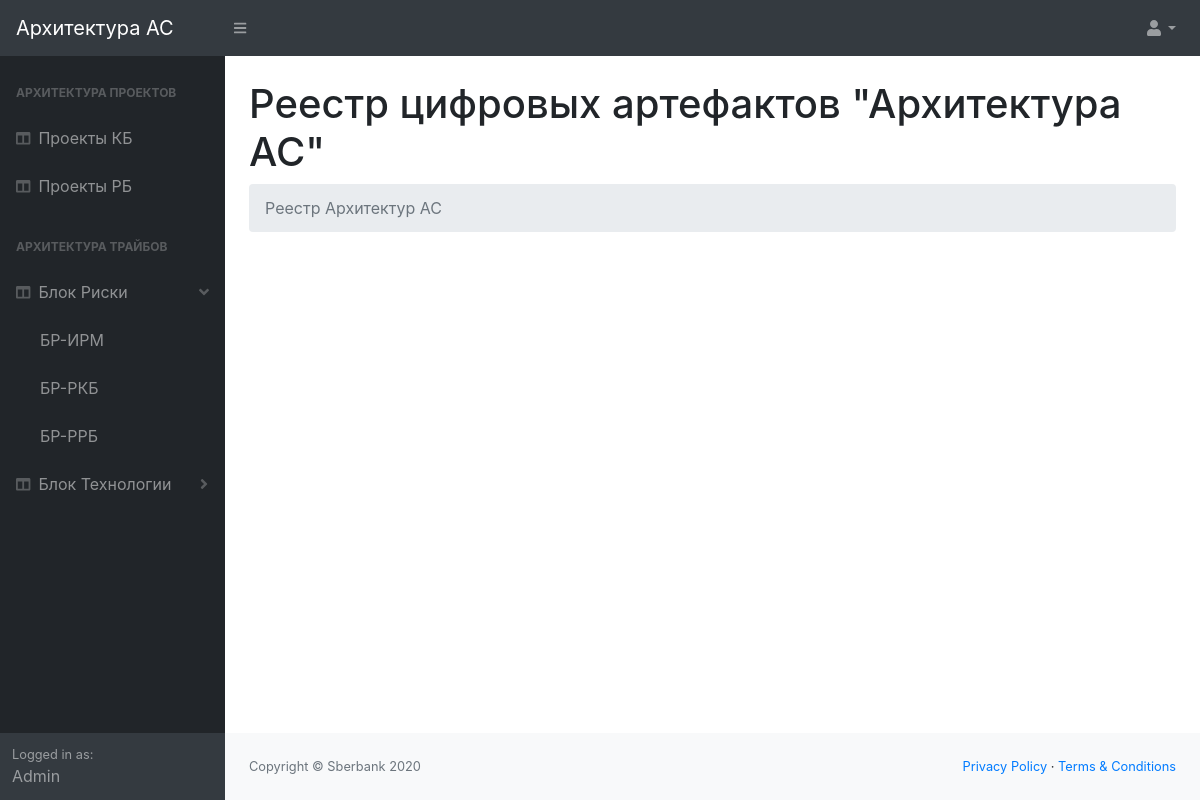
The app's page /, older data.
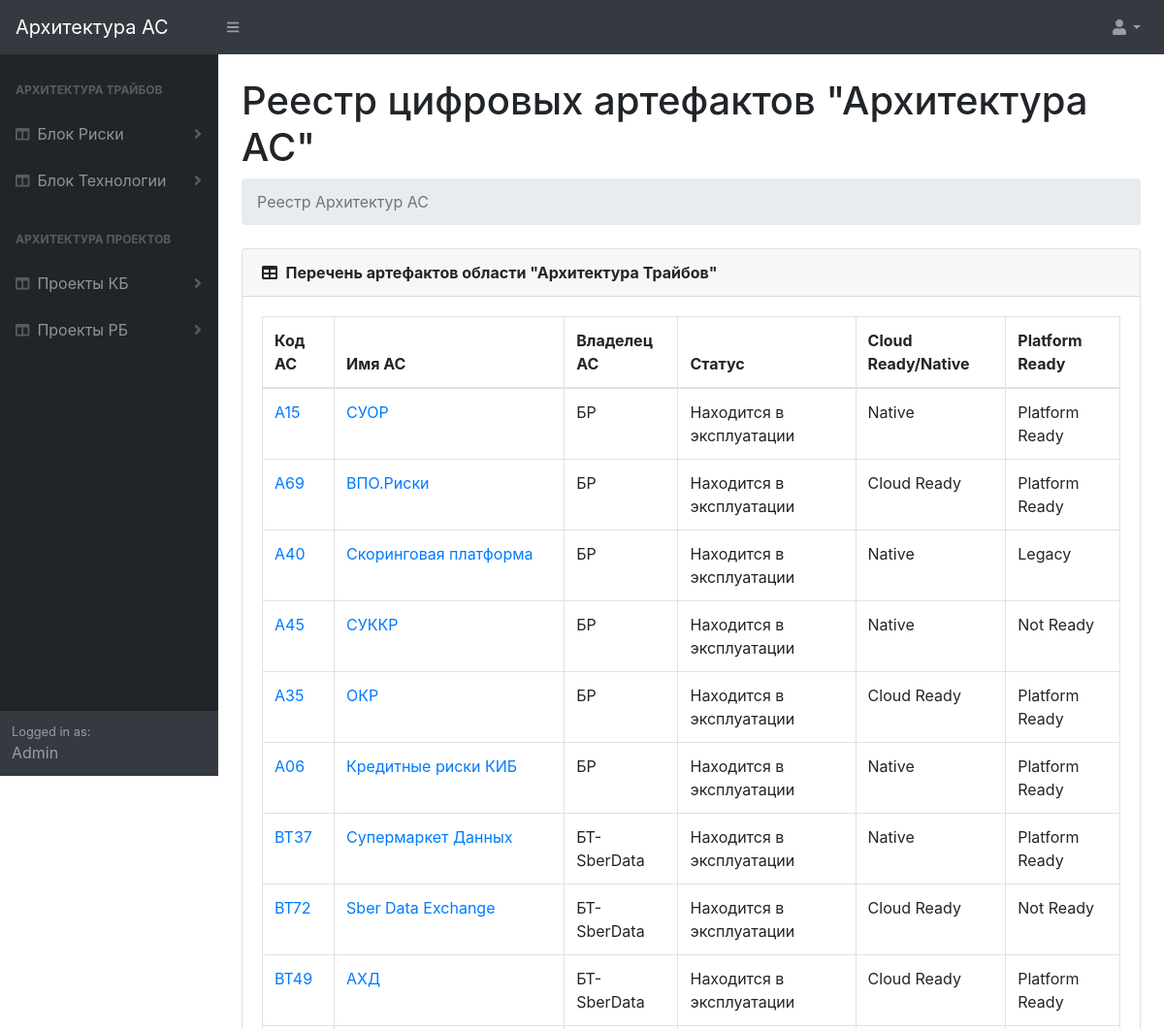
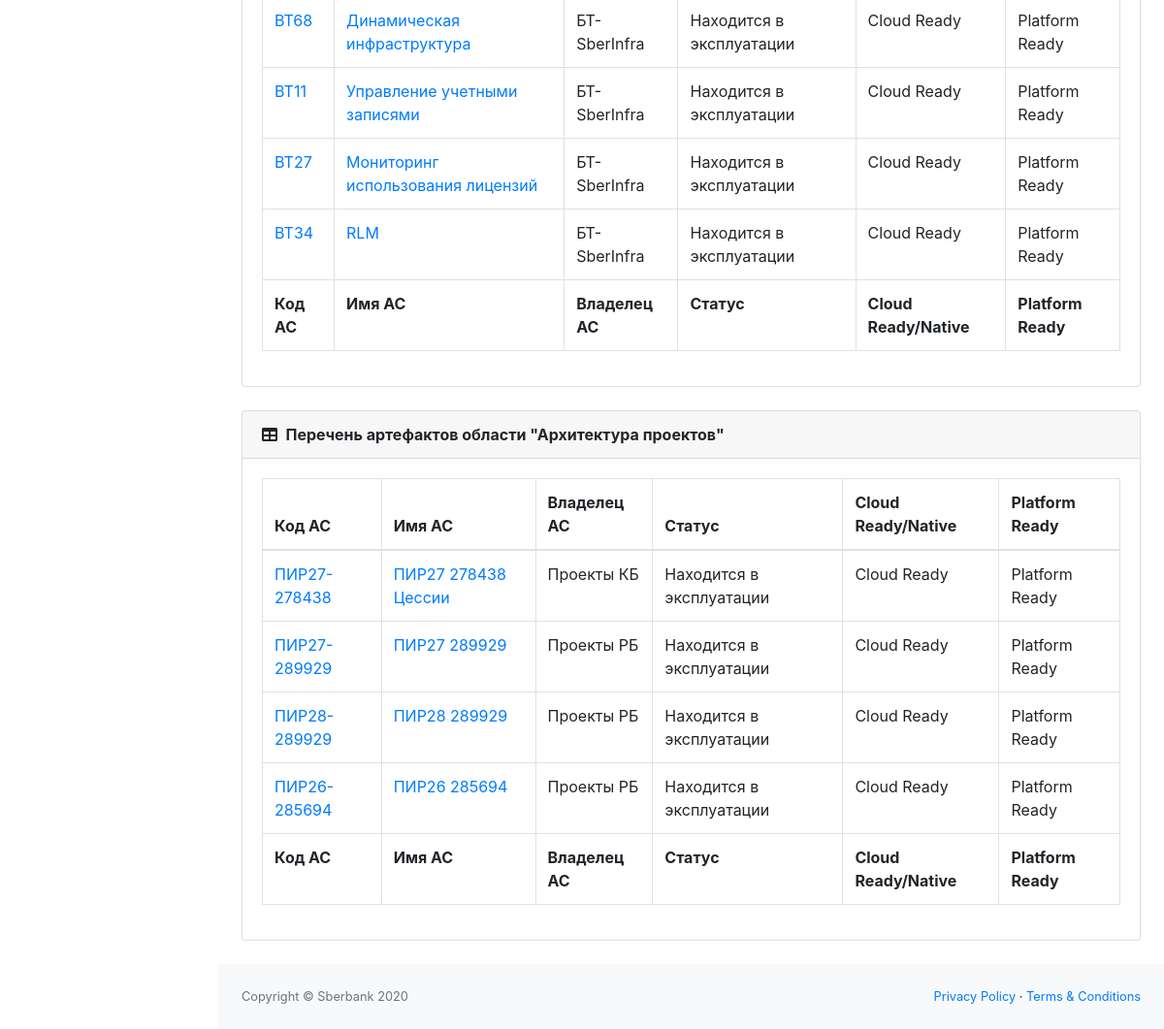
The same page, newer data (2 pictures, top to bottom).
### archas/models.py (models this page shows, shortened)
class ArchitectureRealm(models.Model):
    name = models.CharField('Область Определения Архитектуры', max_length=50)

class ArchitectureCategory(models.Model):
    realm = models.ForeignKey(ArchitectureRealm, on_delete=models.CASCADE)
    name = models.CharField('Категория АС', max_length=50)

class AutomatedSystem(models.Model):
    subcategory = models.ForeignKey(ArchitectureSubCategory, on_delete=models.CASCADE)
    code = models.CharField('Код АС', max_length=50)
    name = models.CharField('Автоматизированная Система', max_length=100)
    owner = models.CharField('Владелец', max_length=50, blank=True)
    status = models.CharField('Статус', max_length=50, blank=True)
    cloud_ready = models.CharField('Cloud Ready/Native	', max_length=50, blank=True)
    platform_ready = models.CharField('Platform Ready', max_length=50, blank=True)
    owner_block = models.CharField('Владелец - Блок', max_length=50, blank=True)
    owner_tribe = models.CharField('Владелец - Трайб', max_length=50, blank=True)
    full_name = models.CharField('Полное имя АС', max_length=50, blank=True)
    nickname = models.CharField('Псевдоним АС', max_length=50, blank=True)
    short_description = models.CharField('Краткое описание', max_length=50, blank=True)
    rsa_id = models.CharField('ID в RSA', max_length=50, blank=True)
    service_desk_id = models.CharField('ID в Service Desk', max_length=50, blank=True)
    guid = models.CharField('GUID', max_length=50, blank=True)
    centralization_level = models.CharField('Уровень централизации', max_length=50, blank=True)
    system_criticality = models.CharField('Критичность системы', max_length=50, blank=True)
    target_status = models.CharField('Целевой статус', max_length=50, blank=True)
    target_readiness = models.CharField('Готовность целевого решения', max_length=50, blank=True)
    as_lider = models.CharField('Лидер АС', max_length=50, blank=True)
    as_architect = models.CharField('Архитектор АС', max_length=50, blank=True)
    architect_in_charge = models.CharField('Курирующий архитектор', max_length=50, blank=True)
    editors = models.CharField('Редакторы', max_length=50, blank=True)
    target_architecture_diagram = models.ImageField('Диаграмма целевой архитектуры', upload_to='target_architecture_diagrams', blank=True)

### archas/views.py (the view)
# urls.py: path('',views.overview_view, name='overview_view'),
def overview_view(request):
    realms = ArchitectureRealm.objects.all()
    context = {
                'realms': realms
                }
    return render (request, 'archas/overview_view.html', context)

### archas/templates/archas/overview_view.html (shortened to what this page needs)
{% extends "archas/archas_base.html" %}
{% block content%}
                        <h1 class="mt-4">Реестр цифровых артефактов "Архитектура АС"</h1>
                        <ol class="breadcrumb mb-4">
                            <li class="breadcrumb-item active">Реестр Архитектур АС</li>
                        </ol>
                    {% for realm in realms %}
						<div class="card mb-4">
                            <div class="card-header">
                                <i class="fas fa-table mr-1"></i>
                                <b>Перечень артефактов области "{{ realm.name }}"</b>
                            </div>
                            <div class="card-body">
                                <div class="table-responsive">
                                    <table class="table table-bordered" id="dataTable{{ forloop.counter }}" width="100%" cellspacing="0">
                                        <thead>
                                            <tr>
                                                <th>Код АС</th>
                                                <th>Имя АС</th>
                                                <th>Владелец АС</th>
                                                <th>Статус</th>
                                                <th>Cloud Ready/Native</th>
                                                <th>Platform Ready</th>
                                            </tr>
                                        </thead>
                                        <tfoot>
                                            <tr>
                                                <th>Код АС</th>
                                                <th>Имя АС</th>
                                                <th>Владелец АС</th>
                                                <th>Статус</th>
                                                <th>Cloud Ready/Native</th>
                                                <th>Platform Ready</th>
                                            </tr>
                                        </tfoot>
										<tbody>
                                    {% for category in realm.architecturecategory_set.all %}
                                        {% for subcat in category.architecturesubcategory_set.all %}
                                            {% for automated_system in subcat.automatedsystem_set.all %}
                                            <tr>
                                                <td><a href="{% url 'archas:as_detail' automated_system.id %}">{{ automated_system.code }}</a></td>
                                                <td><a href="{% url 'archas:as_detail' automated_system.id %}">{{ automated_system.name }}</a></td>
                                                <td>{{ automated_system.owner }}</td>
                                                <td>{{ automated_system.status }}</td>
                                                <td>{{ automated_system.cloud_ready }}</td>
                                                <td>{{ automated_system.platform_ready }}</td>
                                            </tr>
                                            {% endfor %}
                                        {% endfor %}
                                    {% endfor %}
                                        </tbody>
                                    </table>
                                </div>
                            </div>
                        </div>
                    {% endfor %}
{% endblock content%}

### archas/templates/archas/archas_base.html (shortened to what the changed rows need)
<!DOCTYPE html>
<html lang="en">
    <head>
        {% load static %}
        <link href="{% static 'archas/css/styles.css' %}" rel="stylesheet" />
        <link href="https://cdn.datatables.net/1.10.20/css/dataTables.bootstrap4.min.css" rel="stylesheet" />
    </head>
    <body class="sb-nav-fixed">
        <div id="layoutSidenav">
            <div id="layoutSidenav_nav">
                <nav class="sb-sidenav accordion sb-sidenav-dark" id="sidenavAccordion">
                    <div class="sb-sidenav-menu">
                        <div class="nav">
                            {% if realms %}
                                {% for realm_iter in realms %}
                                    <div class="sb-sidenav-menu-heading">{{ realm_iter.name }}</div>
                                        {% for category_iter in realm_iter.architecturecategory_set.all %}
                                            <a class="nav-link collapsed" href="{% url 'archas:category_view' category_iter.id %}" data-toggle="collapse" data-target="#collapseCategory{{category_iter.id}}" aria-expanded="false" aria-controls="collapseCategory{{category_iter.id}}">
                                                <div class="sb-nav-link-icon"><i class="fas fa-columns"></i></div>
                                                {{ category_iter.name }}
                                                {% if category_iter.architecturesubcategory_set.all.count > 0 %}
                                                    <div class="sb-sidenav-collapse-arrow"><i class="fas fa-angle-down"></i></div>
                                                {% endif %}
                                            </a>
                                        {% endfor %}
                                {% endfor %}
                            {% else %}
                            <div class="sb-sidenav-menu-heading">Архитектура проектов</div>
                            <a class="nav-link" href="/asl/?catalog=Проекты КБ">
                                <div class="sb-nav-link-icon"><i class="fas fa-columns"></i></div>
                                Проекты КБ
                            </a>
                            <a class="nav-link" href="/asl/?catalog=Проекты РБ">
                                <div class="sb-nav-link-icon"><i class="fas fa-columns"></i></div>
                                Проекты РБ
                            </a>
                            <div class="sb-sidenav-menu-heading">Архитектура трайбов</div>
                            <a class="nav-link" href="#" data-toggle="collapse" data-target="#collapseProjects" aria-expanded="true" aria-controls="collapseProjects">
                                <div class="sb-nav-link-icon"><i class="fas fa-columns"></i></div>
                                Блок Риски
                                <div class="sb-sidenav-collapse-arrow"><i class="fas fa-angle-down"></i></div>
                            </a>
                            <div class="collapse show" id="collapseProjects" aria-labelledby="headingOne" data-parent="#sidenavAccordion">
                                <nav class="sb-sidenav-menu-nested nav">
                                    <a class="nav-link" href="/asl">БР-ИРМ</a>
                                    <a class="nav-link" href="/asl">БР-РКБ</a>
                                    <a class="nav-link" href="/asl">БР-РРБ</a>
                                </nav>
                            </div>
                            <a class="nav-link collapsed" href="#" data-toggle="collapse" data-target="#collapseTribes" aria-expanded="false" aria-controls="collapseTribes">
                                <div class="sb-nav-link-icon"><i class="fas fa-columns"></i></div>
                                Блок Технологии
                                <div class="sb-sidenav-collapse-arrow"><i class="fas fa-angle-down"></i></div>
                            </a>
                            {% endif %}
                        </div>
                    </div>
                </nav>
            </div>
            <div id="layoutSidenav_content">
                <main>
                    <div class="container-fluid">
                        {% block content%}{% endblock content%}
					</div>
                </main>
            </div>
        </div>
    </body>
</html>

Row changes from the older to the newer data that the page shows:
added ArchitectureRealm: name "АРХИТЕКТУРА ТРАЙБОВ", name "Архитектура Трайбов"
added ArchitectureCategory: name "Блок Риски"
added ArchitectureCategory: name "Блок Технологии"
added ArchitectureRealm: name "АРХИТЕКТУРА ПРОЕКТОВ", name "Архитектура проектов"
added ArchitectureCategory: name "Проекты КБ"
added ArchitectureCategory: name "Проекты РБ"
added AutomatedSystem: code "А15", name "СУОР", owner "БР", status "Находится в эксплуатации", cloud_ready "Native", platform_ready "Platform Ready"
added AutomatedSystem: code "A69", name "ВПО.Риски", owner "БР", status "Находится в эксплуатации", cloud_ready "Cloud Ready", platform_ready "Platform Ready"
added AutomatedSystem: code "A40", name "Скоринговая платформа", owner "БР", status "Находится в эксплуатации", cloud_ready "Native", platform_ready "Legacy"
added AutomatedSystem: code "А45", name "СУККР", owner "БР", status "Находится в эксплуатации", cloud_ready "Native", platform_ready "Not Ready"
added AutomatedSystem: code "A35", name "ОКР", owner "БР", status "Находится в эксплуатации", cloud_ready "Cloud Ready", platform_ready "Platform Ready"
added AutomatedSystem: code "A06", name "Кредитные риски КИБ", owner "БР", status "Находится в эксплуатации", cloud_ready "Native", platform_ready "Platform Ready"
added AutomatedSystem: code "BT37", name "Супермаркет Данных", owner "БТ-SberData", status "Находится в эксплуатации", cloud_ready "Native", platform_ready "Platform Ready"
added AutomatedSystem: code "BT72", name "Sber Data Exchange", owner "БТ-SberData", status "Находится в эксплуатации", cloud_ready "Cloud Ready", platform_ready "Not Ready"
added AutomatedSystem: code "BT49", name "АХД", owner "БТ-SberData", status "Находится в эксплуатации", cloud_ready "Cloud Ready", platform_ready "Platform Ready"
added AutomatedSystem: code "BT68", name "Динамическая инфраструктура", owner "БТ-SberInfra", status "Находится в эксплуатации", cloud_ready "Cloud Ready", platform_ready "Platform Ready"
added AutomatedSystem: code "BT11", name "Управление учетными записями", owner "БТ-SberInfra", status "Находится в эксплуатации", cloud_ready "Cloud Ready", platform_ready "Platform Ready"
added AutomatedSystem: code "BT27", name "Мониторинг использования лицензий", owner "БТ-SberInfra", status "Находится в эксплуатации", cloud_ready "Cloud Ready", platform_ready "Platform Ready"
added AutomatedSystem: code "BT34", name "RLM", owner "БТ-SberInfra", status "Находится в эксплуатации", cloud_ready "Cloud Ready", platform_ready "Platform Ready"
added AutomatedSystem: code "ПИР27-278438", name "ПИР27 278438 Цессии", owner "Проекты КБ", status "Находится в эксплуатации", cloud_ready "Cloud Ready", platform_ready "Platform Ready"
added AutomatedSystem: code "ПИР27-289929", name "ПИР27 289929", owner "Проекты РБ", status "Находится в эксплуатации", cloud_ready "Cloud Ready", platform_ready "Platform Ready"
added AutomatedSystem: code "ПИР28-289929", name "ПИР28 289929", owner "Проекты РБ", status "Находится в эксплуатации", cloud_ready "Cloud Ready", platform_ready "Platform Ready"
added AutomatedSystem: code "ПИР26-285694", name "ПИР26 285694", owner "Проекты РБ", status "Находится в эксплуатации", cloud_ready "Cloud Ready", platform_ready "Platform Ready"
Text that changed along with them:
text no longer shown: "АРХИТЕКТУРА ПРОЕКТОВ Проекты КБ Проекты РБ АРХИТЕКТУРА ТРАЙБОВ Блок Риски БР-ИРМ БР-РКБ БР-РРБ Блок Технологии"
